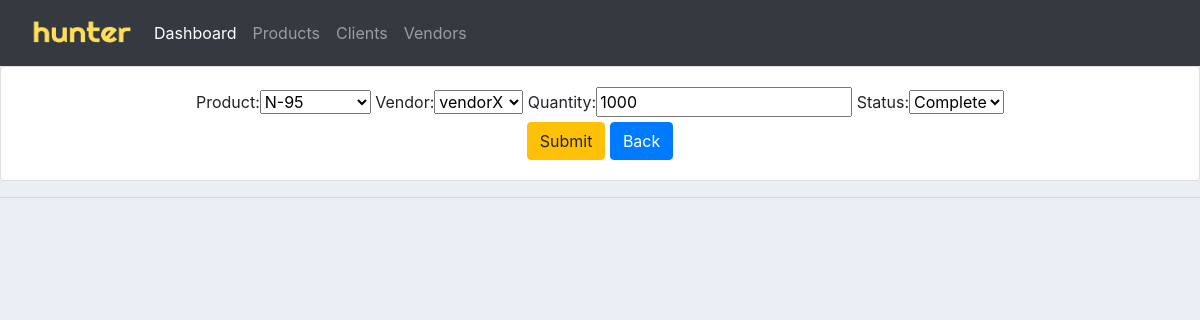
The page /vorderupdate/1/ on the database its author committed.
### accounts/models.py (models this page shows, shortened)
class Vendor_Order(models.Model):
    STATUS =(
    ('Complete','Complete'),('Pending','Pending'),
    )
    product = models.ForeignKey(Product, null=True, on_delete = models.SET_NULL)
    vendor = models.ForeignKey(Vendor, null=True, on_delete = models.SET_NULL)
    quantity = models.IntegerField(null=True)
    status = models.CharField(max_length=50, null=True, choices=STATUS)
    date_created = models.DateTimeField(auto_now_add=True, null=True)

### accounts/views.py (the view)
# urls.py: path('vorderupdate/<str:pkey>/', views.vorderupdate,name='vorderupdate'),
def vorderupdate(request,pkey):
    order = Vendor_Order.objects.get(id=pkey)
    form = VendorOrderForm(instance=order)
    if request.method == 'POST':
        form = VendorOrderForm(request.POST,instance=order)
        if form.is_valid():
            form.save()
            return redirect('/')
    context = {'form':form}
    return render(request,'accounts/vorder.html',context)

### accounts/forms.py
class VendorOrderForm(ModelForm):
	class Meta:
		model = Vendor_Order
		fields = '__all__'

### accounts/models.py (called while the page is built)
    def __str__(self):
        return self.name

    def __str__(self):
        return self.name

### accounts/templates/accounts/vorder.html (shortened to what this page needs)
{%  extends 'accounts/main.html' %}
{% load static %}
{% block content %}
<div class="row">
	<div class="col-md" align="center">
		<div class="card card-body">
			<form action="" method="POST">
				{{form}}
				<br>
				<input class="btn btn-warning" type="submit" name="Submit">
				<a class="btn btn-primary" href="{% url 'dashboard' %}">Back</a>
			</form>
		</div>
	</div>
</div>
{% endblock %}

### static/css/main.css (style rules this page uses)
body { background-color: #ebeff5; }

### rows shown on the page
Vendor_Order: product "N-95", vendor "vendorX", quantity "1000", status "Complete"
